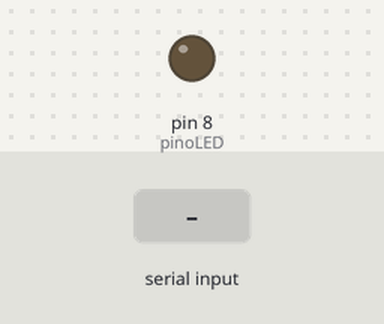
The sketch below on a simulated Arduino Uno, built with avr-gcc and run on an emulated ATmega328P. On the bench: output pins drawn as LEDs (lit = HIGH). The test bench sets the inputs (shaded band).

Above: at 1.2 s.
1.3 s: "1" received over Serial
At 1.7 s:
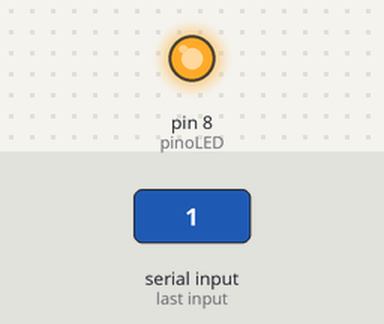
2.8 s: "0" received over Serial
At 4.1 s:
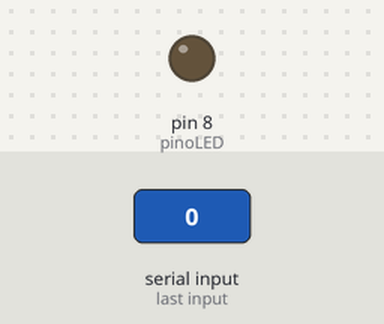
Timing chart, 0 to 5.8 s (numbered marks = the images above; inputs shaded):
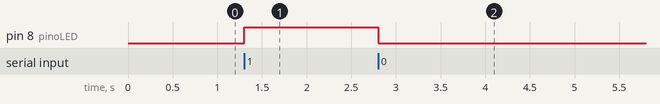

The sketch:

arduinoUNO.ino
```cpp
// Define o pino do LED (O pino 13 já tem o LED embutido na placa)
const int pinoLED = 8;
char sinalRecebido;

void setup() {
  // Inicia a comunicação serial na mesma velocidade do Python
  Serial.begin(9600);

  // Configura o pino do LED como saída
  pinMode(pinoLED, OUTPUT);

  // Garante que o LED comece desligado
  digitalWrite(pinoLED, LOW);
}

void loop() {
  // Verifica se tem alguma mensagem chegando pela porta USB
  if (Serial.available() > 0) {

    // Lê o caractere que o Python enviou
    sinalRecebido = Serial.read();

    // Se o Python mandou '1', liga o LED
    if (sinalRecebido == '1') {
      digitalWrite(pinoLED, HIGH);
    }
    // Se o Python mandou '0', desliga o LED
    else if (sinalRecebido == '0') {
      digitalWrite(pinoLED, LOW);
    }
  }
}
```

Measured:
- after the input at 1.3 s, pin 8 (pinoLED): LOW → HIGH at once
- after the input at 2.8 s, pin 8 (pinoLED): HIGH → LOW at once
